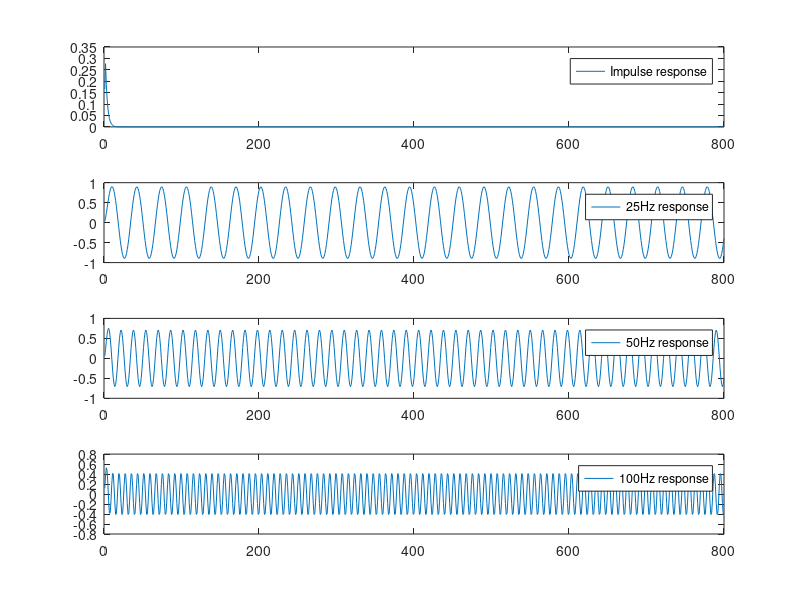

This figure's MATLAB source:
 sf = 800; sf2 = sf/2;
 data=[[1;zeros(sf-1,1)],sinetone(25,sf,1,1),sinetone(50,sf,1,1),sinetone(100,sf,1,1)];
 [b,a]=butter ( 1, 50 / sf2 );
 filtered = filter(b,a,data);

 clf
 subplot ( columns ( filtered ), 1, 1)
 plot(filtered(:,1),";Impulse response;")
 subplot ( columns ( filtered ), 1, 2 )
 plot(filtered(:,2),";25Hz response;")
 subplot ( columns ( filtered ), 1, 3 )
 plot(filtered(:,3),";50Hz response;")
 subplot ( columns ( filtered ), 1, 4 )
 plot(filtered(:,4),";100Hz response;")
 
#pkg install -forge signal
#pkg load signal